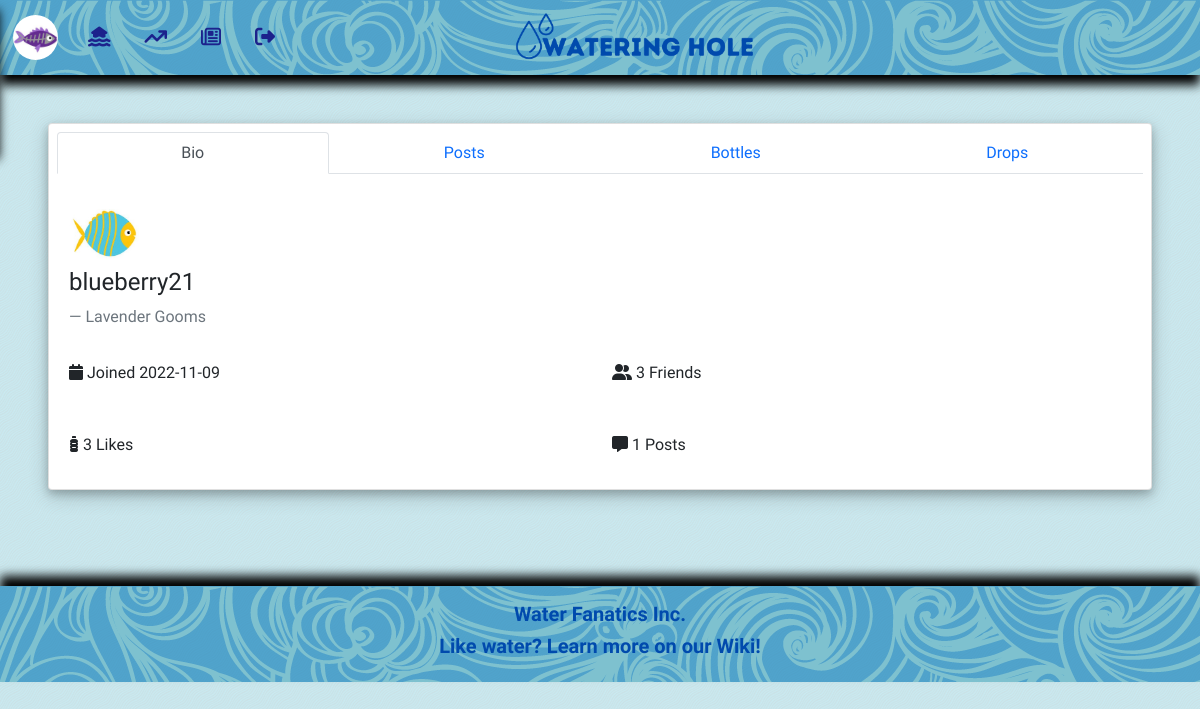
Page /profile.php?username=blueberry21 (signed in) on the committed database.
### tables this page shows
CREATE TABLE `users` (
  `username` varchar(70) NOT NULL,
  `firstName` varchar(50) NOT NULL,
  `lastName` varchar(50) NOT NULL,
  `password` varchar(150) NOT NULL,
  `email` varchar(150) NOT NULL,
  `count` int(20) NOT NULL,
  `pic` tinytext NOT NULL,
  `joined` date DEFAULT NULL
);

### profile.php (the view, shortened to what this page needs)
<?php
$servername = "localhost";
$dbusername = "INFX371";
$password = "P*ssword";
$dbname = "friend";
$db = new mysqli($servername, $dbusername, $password, $dbname);
$username = $_GET['username'];
$loggedInUser = $_SESSION["username"];
$loggedInUserQuery = $db->query("SELECT pic FROM users WHERE username='$loggedInUser'");
$loggedInUserPic = $loggedInUserQuery->fetch_column();
$userInfo = $db->query("SELECT * FROM users WHERE username='$username'");
$user = $userInfo->fetch_assoc();
$count = $db->query("SELECT COUNT(postID) FROM posts WHERE user='$username'");
$countPosts = $count->fetch_column();
$friends = $db->query("SELECT COUNT(user1) FROM friends
                        WHERE (user1='$username' OR user2='$username');");
$friendCount = $friends->fetch_column();
$likesGiven = $db->query("SELECT COUNT(likeID) FROM likes WHERE liker='$username'");
$likesGivenOut = $likesGiven->fetch_column();
?>
<!DOCTYPE html>
<html lang="en">
<head>
    <link href="https://cdn.jsdelivr.net/npm/bootstrap@5.0.2/dist/css/bootstrap.min.css" rel="stylesheet">
    <link href="dashboard.css" rel="stylesheet" type="text/css">
</head>
<body>
<nav class="navbar navbar-expand-sm" id="top">
    <ul class="navbar-nav">
        <li class="nav-item">
            <div>
                <button class="btn" type="button" data-bs-toggle="offcanvas" data-bs-target="#offcanvasLeft">
                    <img src=<?php echo $loggedInUserPic;?> alt=profilepic class="navProfilePic"></img>
                </button>
            </div>
        </li>
        <li class="nav-item">
            <button class="btn p-2" data-bs-toggle="tooltip" title="Home">
                <a class="nav-link" href="dashboard.php"><i class="fa-solid fa-house-flood-water fa-lg" id="titleicons"></i></a>
            </button>
        </li>
        <li class="nav-item">
            <button class="btn p-2" data-bs-toggle="tooltip" title="Trending">
                <a class="nav-link" href="construction.php"><i class="fa-solid fa-arrow-trend-up fa-lg" id="titleicons"></i></a>
            </button>
        </li>
        <li class="nav-item">
            <button class="btn p-2" data-bs-toggle="tooltip" title="News">
                <a class="nav-link" href="construction.php"><i class="fa-regular fa-newspaper fa-lg" id="titleicons"></i></a>
            </button>
        </li>
        <li class="nav-item">
            <button class="btn p-2" data-bs-toggle="tooltip" title="Sign Out">
                <a class="nav-link" href="logout.php"><i class="fa-solid fa-right-from-bracket fa-lg" id="titleicons"></i></a>
            </button>
        </li>
    </ul>
</nav>
<div class="mx-auto" id="z">
    <a href="dashboard.php"><img src="largelogo.png" alt="Logo"></a>
</div>
<div class="m-5 card p-2 d-flex justify-content-center">
    <ul class="nav nav-tabs nav-justified" role="tablist">
        <li class="nav-item">
            <a data-bs-toggle="tab" href="#bio" class="nav-link active" id="tab">Bio</a>
        </li>
        <li class="nav-item">
            <a data-bs-toggle="tab" href="#comments" class="nav-link" id="tab">Posts</a>
        </li>
        <li class="nav-item">
            <a data-bs-toggle="tab" href="#bottles" class="nav-link" id="tab">Bottles</a>
        </li>
        <li class="nav-item">
            <a data-bs-toggle="tab" href="#drops" class="nav-link" id="tab">Drops</a>
        </li>
    </ul>
    <div class="tab-content">
        <div class="tab-pane container active" id="bio"><br>
            <div>
                <img src=<?php echo $user['pic'];?> alt=profilepic class="profilepic"></img>
                <h4><?php echo $user['username'];?></h4>
                <div class="fs-6 blockquote-footer my-2"><?php echo $user['firstName']; echo ' '; echo $user['lastName'];?></div>
                <div class="row">
                    <span class="col fs-6 my-4"><i class="fa-solid fa-calendar"></i> Joined <?php echo $user['joined'];?></span>
                    <span class="col fs-6 my-4"><i class="fa-solid fa-user-group"></i> <?php echo $friendCount;?> Friends</span>
                </div>
                <div class="row">
                    <span class="col fs-6 my-4"><i class="fa-solid fa-bottle-water"></i> <?php echo $likesGivenOut;?> Likes</span>
                    <span class="col fs-6 my-4"><i class="fa-solid fa-message"></i> <?php echo $countPosts;?> Posts</span>
                </div>
            </div>
        </div>
    </div>
</div>
<footer class="container-fluid mt-5 py-3 text-center" id="footerprofile">
    <h5><strong>Water Fanatics Inc.</strong></h5>
    <h5><strong><a class="linkdecorationrm" href="wiki/index.php">Like water? Learn more on our Wiki!</a></strong></h5>
</footer>
</body>
</html>

### dashboard.css (style rules this page uses)
body { background: #caf0f8 url("diagonal-waves.png") repeat; font-family: 'Fauna One', serif; font-size: 16px; }
.card { display: inline-block; box-shadow: 0 4px 8px 0 rgba(0, 0, 0, 0.2), 0 6px 20px 0 rgba(0, 0, 0, 0.19); }
footer { background: rgba(0, 119, 182, .6) url("background1.png"); bottom: 0; box-shadow: 0px 10px 10px black inset; color: #004aad; display: inline-block; }
#footerprofile { background: rgba(0, 119, 182, .6) url("background1.png"); bottom: 0; height: auto; box-shadow: 0px -10px 10px black; color: #004aad; display: inline-block; }
#top { background: rgba(0, 119, 182, .6) url("background1.png"); box-shadow: 0px 10px 10px black; color: #1c228c; }
.btn { color: #1c228c; }
button i { --fa-border-radius: 100%; --fa-border-padding: 8px; --fa-border-color: #1c228c; --fa-pull-margin: 4px; }
#z { z-index: 1100; text-align: center; position: absolute; left: 42%; top: 1%; }
#z a img { height: 60px; width: auto; text-align: center; }
.linkdecorationrm { text-decoration: none; color: #004aad; }
#titleicons { color: #1c228c; }
img.profilepic { width: 70px; margin-right: 10px; border-radius: 50%; }
button>img.navProfilePic { width: 45px; border-radius: 50%; }

### rows in the picture
users: pic (picture)
users: pic (picture), username "blueberry21", firstName "Lavender", lastName "Gooms", joined "2022-11-09"

### other values in the picture
$friendCount "3"
$likesGivenOut "3"
$countPosts "1"
